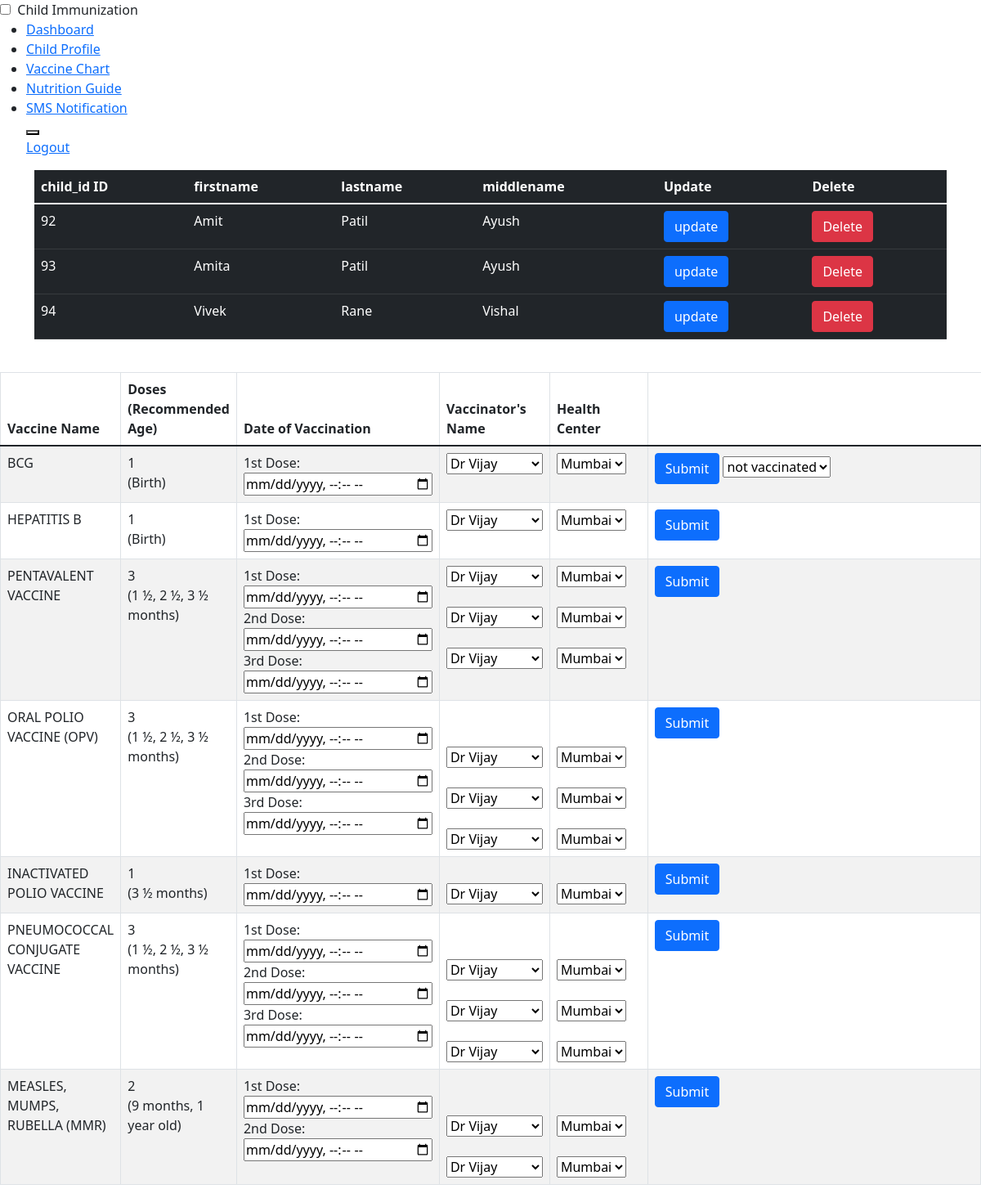
Screenshot of /vaccine_chart.php with the database file from the repository.
### tables this page shows
CREATE TABLE `child_tbl` (
  `child_id` int(11) NOT NULL,
  `parent_id` int(11) NOT NULL,
  `firstname` varchar(50) NOT NULL,
  `lastname` varchar(50) NOT NULL,
  `middlename` varchar(50) NOT NULL,
  `dateofbirth` date NOT NULL,
  `placeofbirth` varchar(100) NOT NULL,
  `address` varchar(50) NOT NULL,
  `fathername` varchar(50) NOT NULL,
  `mothername` varchar(50) NOT NULL,
  `birthheight` int(11) NOT NULL,
  `birthweight` int(11) NOT NULL,
  `sex` varchar(50) NOT NULL
);

### vaccine_chart.php (the view, shortened to what the rows shown need)
<?php
include "PHP/connection.php";
?>
<!DOCTYPE html>
<html lang="en">
<head>
    <link href="https://cdn.jsdelivr.net/npm/bootstrap@5.1.3/dist/css/bootstrap.min.css" rel="stylesheet">
</head>
<body>
    <div class="container">
    <table id="example" class="table table-dark" style="width:100%">
        <thead>
            <tr>
                <th>child_id ID</th>
                <th>firstname</th>
                <th>lastname</th>
                <th>middlename</th>
                <th>Update</th>
                <th>Delete</th>
            </tr>
        </thead>
        <tbody>
            <?php
            $sql = "SELECT * FROM child_tbl";
            $stmt = $con->prepare($sql);
            $stmt->execute();
            $result = $stmt->get_result();
            while ($row = $result->fetch_assoc()) { ?>
            <tr>
                <td><?php echo $row['child_id']; ?></td>
                <td><?php echo $row['firstname']; ?></td>
                <td><?php echo $row['lastname']; ?></td>
                <td><?php echo $row['middlename']; ?></td>
                <td><button type="button" class="btn btn-primary editbtn">
               update
                </button></td>
                <td>
                <form action="PHP/delete.php" method="POST">
                    <button type="submit" name="delete_btn" class="btn btn-danger"><a href="PHP/delete.php"></a>Delete</button>
                </form>
                </td>
            </tr>
            <?php }
            ?>
        </tbody>
    </table>
</div>
          <table id="example" class="table table-striped table-bordered dt-responsive nowrap" style="width:100%">
            <thead>
                <tr>
                    <th style="width: 10%;">Vaccine Name</th>
                    <th style="width: 10%;">Doses <br> (Recommended Age)</th>
                    <th style="width: 15%;">Date of Vaccination</th>
                    <th style="width: 10%;">Vaccinator's Name</th>
                    <th style="width: 10%;">Health Center</th>
                </tr>
            </thead>
              </table>
</body>
</html>

### rows the page displays
child_tbl: child_id "92", firstname "Amit", lastname "Patil", middlename "Ayush"
child_tbl: child_id "93", firstname "Amita", lastname "Patil", middlename "Ayush"
child_tbl: child_id "94", firstname "Vivek", lastname "Rane", middlename "Vishal"

### other values shown
form field bcgvaccinatorname "Dr Vijay"
form field bcghealthcenter "Mumbai"
form field hepatitisvaccinatorname "Dr Vijay"
form field hepatitishealthcenter "Mumbai"
form field pentavalentvaccinatorname1st "Dr Vijay"
form field pentavalentvaccinatorname2nd "Dr Vijay"
form field pentavalentvaccinatorname3rd "Dr Vijay"
form field pentavalenthealthcenter1st "Mumbai"
form field pentavalenthealthcenter2nd "Mumbai"
form field pentavalenthealthcenter3rd "Mumbai"
form field opvvaccinatorname1st "Dr Vijay"
form field opvvaccinatorname2nd "Dr Vijay"
form field opvvaccinatorname3rd "Dr Vijay"
form field opvhealthcenter1st "Mumbai"
form field opvhealthcenter2nd "Mumbai"
